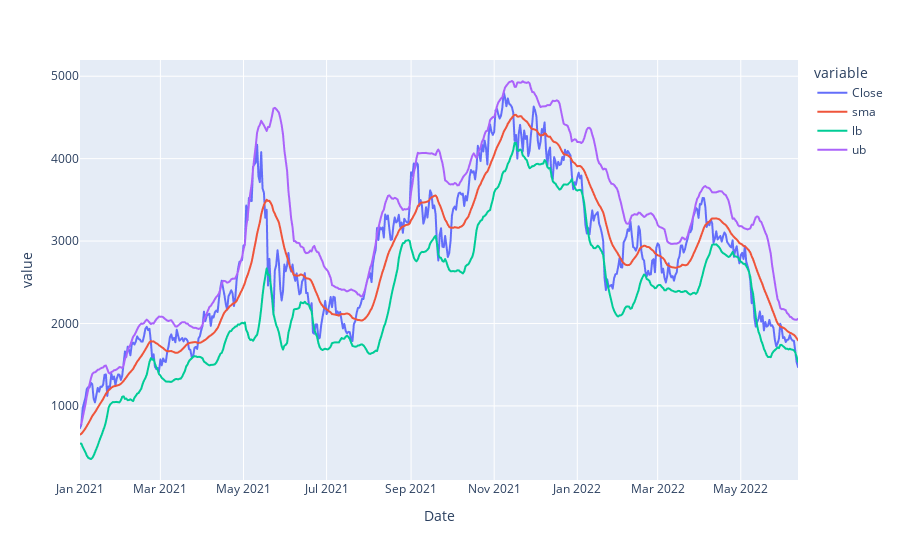

Write notebook code for a chart like this one.
### Code cell
import plotly.express as px
import plotly.graph_objects as go
import numpy as np
plt.rcParams["figure.figsize"] = (22,10)
fig = px.line(data['2021':'2022'], y=["Close", "sma", "lb", "ub"])
fig

### Figure 1 — Plotly figure (JSON) as saved in the notebook; plotly's stock layout.template omitted (floating-point values rounded to 4 significant figures; data arrays with more than 128 entries replaced by an {"elided": "..."} marker saying what was removed)
{"data": [{"hovertemplate": "variable=Close<br>Date=%{x}<br>value=%{y}<extra></extra>", "legendgroup": "Close", "line": {"color": "#636efa", "dash": "solid"}, "marker": {"symbol": "circle"}, "mode": "lines", "name": "Close", "showlegend": true, "type": "scattergl", "x": {"elided": "528 str values"}, "xaxis": "x", "y": {"elided": "528 float values"}, "yaxis": "y"}, {"hovertemplate": "variable=sma<br>Date=%{x}<br>value=%{y}<extra></extra>", "legendgroup": "sma", "line": {"color": "#EF553B", "dash": "solid"}, "marker": {"symbol": "circle"}, "mode": "lines", "name": "sma", "showlegend": true, "type": "scattergl", "x": {"elided": "528 str values"}, "xaxis": "x", "y": {"elided": "528 float values"}, "yaxis": "y"}, {"hovertemplate": "variable=lb<br>Date=%{x}<br>value=%{y}<extra></extra>", "legendgroup": "lb", "line": {"color": "#00cc96", "dash": "solid"}, "marker": {"symbol": "circle"}, "mode": "lines", "name": "lb", "showlegend": true, "type": "scattergl", "x": {"elided": "528 str values"}, "xaxis": "x", "y": {"elided": "528 float values"}, "yaxis": "y"}, {"hovertemplate": "variable=ub<br>Date=%{x}<br>value=%{y}<extra></extra>", "legendgroup": "ub", "line": {"color": "#ab63fa", "dash": "solid"}, "marker": {"symbol": "circle"}, "mode": "lines", "name": "ub", "showlegend": true, "type": "scattergl", "x": {"elided": "528 str values"}, "xaxis": "x", "y": {"elided": "528 float values"}, "yaxis": "y"}], "layout": {"legend": {"title": {"text": "variable"}, "tracegroupgap": 0}, "margin": {"t": 60}, "xaxis": {"anchor": "y", "domain": [0, 1], "title": {"text": "Date"}}, "yaxis": {"anchor": "x", "domain": [0, 1], "title": {"text": "value"}}}}
